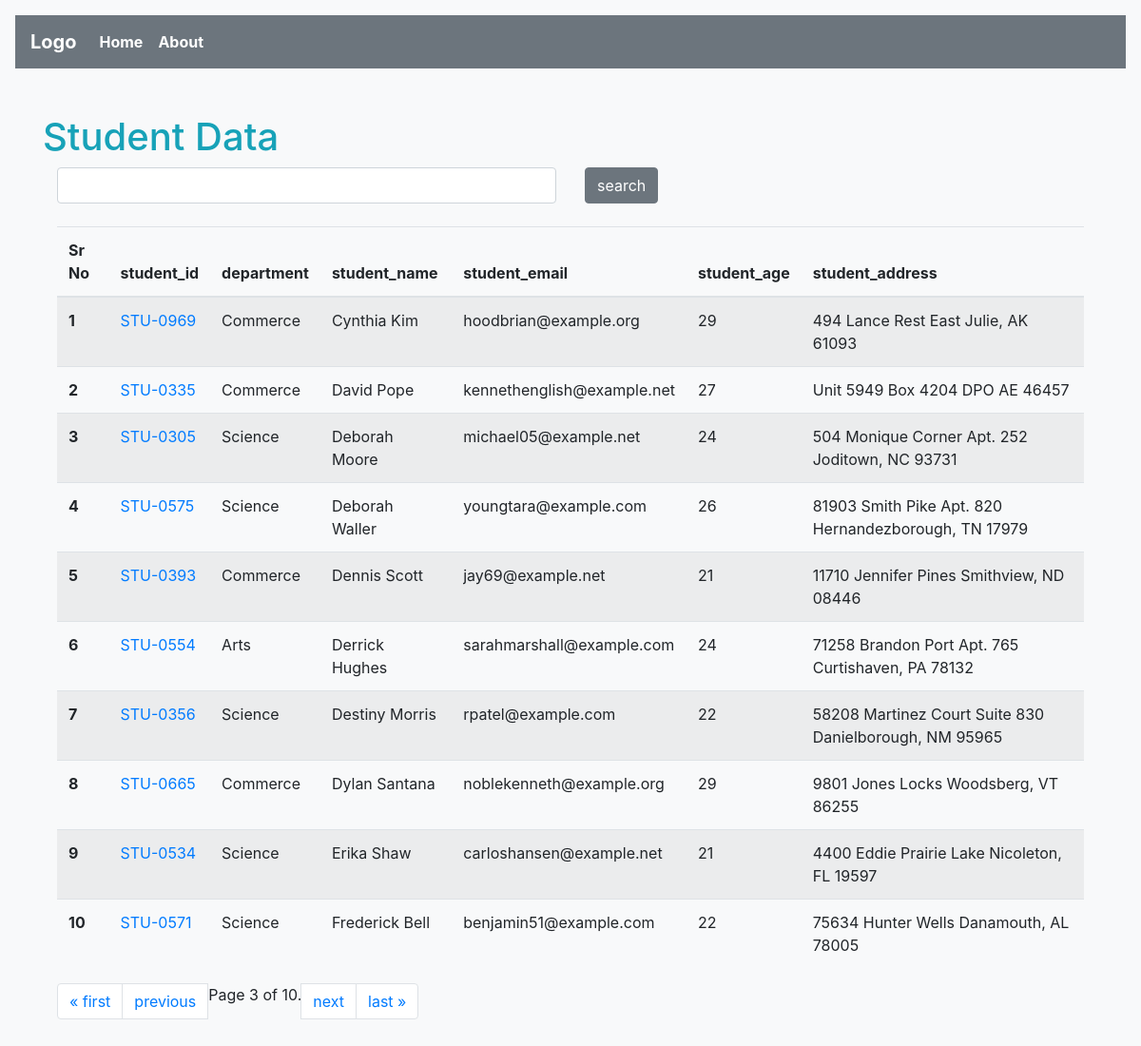
Screenshot of /studentApp/getStudents/?page=3 with the database file from the repository.
### studentApp/models.py (models this page shows, shortened)
class Student(models.Model):
    department=models.ForeignKey(Department,on_delete=models.CASCADE,related_name="depart")
    student_id=models.ForeignKey(StudentId,on_delete = models.CASCADE,related_name="studentid")
    student_name= models.CharField(max_length=100)
    student_email =models.EmailField(unique=True)
    student_age = models.IntegerField(default=18)
    student_address = models.TextField()
    class Meta:
        ordering=['student_name']
        verbose_name='student'

class StudentId(models.Model):
    student_id=models.CharField(max_length=100)
    def __str__(self) -> str:
        return self.student_id

class Department(models.Model):
    department=models.CharField(max_length=100)
    class Meta:
        ordering=['department']

### studentApp/views.py (the view, shortened to what this page needs)
# urls.py: path("getStudents/",views.allStudents,name="getStudents"),
def allStudents(request):
    queryset=Student.objects.all()
    paginator = Paginator(queryset, 10)  # Show 25 contacts per page.
    page_number = request.GET.get("page")
    page_obj = paginator.get_page(page_number)
    return render(request,'studentApp/getStudents.html',{"queryset":page_obj})

### templates/studentApp/getStudents.html (shortened to what this page needs)
{% extends 'base.html' %}
{% block content %}
<h1 class="text-info mt-5">Student Data </h1>
<div class="container-fluid">
    <form class="mb-4" action="">
    <div class="row">
        <div class="col-md-6">
            <input class="form-control" name="search",placeholder="search">
        </div>
        <div class="col-md-6">
            <button class="btn btn-secondary">search</button>
        </div>
    </div>
</form>
      <table class="table table-striped table-hover">
        <thead>
          <tr>
            <th scope="col">Sr No</th>
            <th scope="col">student_id</th>
            <th scope="col">department</th>
            <th scope="col">student_name</th>
            <th scope="col">student_email</th>
            <th scope="col">student_age</th>
            <th scope="col">student_address</th>
          </tr>
        </thead>
        <tbody>
            {% for student in queryset %}
            <tr>
                <th scope="row">{{forloop.counter}}</th>
                <td><a href="{% url 'seeMarks'  student.student_id %}">{{student.student_id}}</a></td>
                <td>{{student.department.department}}</td>
                <td>{{student.student_name}}</td>
                <td>{{student.student_email}}</td>
                <td>{{student.student_age}}</td>
                <td>{{student.student_address}}</td>
            </tr>
            {% endfor %}
        </tbody>
    </table>
            <nav aria-label="Page navigation example">
            <ul class="pagination">
                    {% if queryset.has_previous %}
                        <li class="page-item"><a class="page-link" href="?page=1">&laquo; first</a></li>
                        <li class="page-item"><a class="page-link" href="?page={{ page_obj.previous_page_number }}">previous</a></li>
                    {% endif %}
                    <span class="current">
                        Page {{ queryset.number }} of {{ queryset.paginator.num_pages }}.
                    </span>
                    {% if queryset.has_next %}
                        <li class="page-item"><a class="page-link" href="?page={{ queryset.next_page_number }}">next</a></li>
                        <li class="page-item"><a class="page-link" href="?page={{ queryset.paginator.num_pages }}">last &raquo;</a></li>
                    {% endif %}
            </ul>
            </nav>
</div>
{% endblock %}

### rows the page displays
Student: student_id "STU-0969", department.department "Commerce", student_name "Cynthia Kim", student_email "hoodbrian@example.org", student_age "29", student_address "494 Lance Rest East Julie, AK 61093"
Student: student_id "STU-0335", department.department "Commerce", student_name "David Pope", student_email "kennethenglish@example.net", student_age "27", student_address "Unit 5949 Box 4204 DPO AE 46457"
Student: student_id "STU-0305", department.department "Science", student_name "Deborah Moore", student_email "michael05@example.net", student_age "24", student_address "504 Monique Corner Apt. 252 Joditown, NC 93731"
Student: student_id "STU-0575", department.department "Science", student_name "Deborah Waller", student_email "youngtara@example.com", student_age "26", student_address "81903 Smith Pike Apt. 820 Hernandezborough, TN 17979"
Student: student_id "STU-0393", department.department "Commerce", student_name "Dennis Scott", student_email "jay69@example.net", student_age "21", student_address "11710 Jennifer Pines Smithview, ND 08446"
Student: student_id "STU-0554", department.department "Arts", student_name "Derrick Hughes", student_email "sarahmarshall@example.com", student_age "24", student_address "71258 Brandon Port Apt. 765 Curtishaven, PA 78132"
Student: student_id "STU-0356", department.department "Science", student_name "Destiny Morris", student_email "rpatel@example.com", student_age "22", student_address "58208 Martinez Court Suite 830 Danielborough, NM 95965"
Student: student_id "STU-0665", department.department "Commerce", student_name "Dylan Santana", student_email "noblekenneth@example.org", student_age "29", student_address "9801 Jones Locks Woodsberg, VT 86255"
Student: student_id "STU-0534", department.department "Science", student_name "Erika Shaw", student_email "carloshansen@example.net", student_age "21", student_address "4400 Eddie Prairie Lake Nicoleton, FL 19597"
Student: student_id "STU-0571", department.department "Science", student_name "Frederick Bell", student_email "benjamin51@example.com", student_age "22", student_address "75634 Hunter Wells Danamouth, AL 78005"

### other values shown
{{ queryset.number }} "3"
{{ queryset.paginator.num_pages }} "10"
